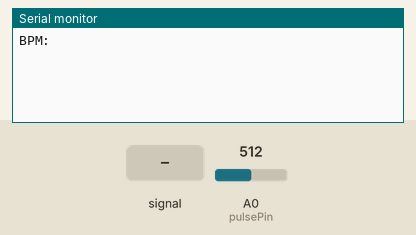
This sketch was run on a simulated Arduino Uno, built with avr-gcc and run on an emulated ATmega328P. On the bench: the last lines printed to the serial monitor. The test bench sets the inputs (shaded band); at power-on: A0 (pulsePin) = 512.

Above: at 1.2 s.
1.3 s: A0 (pulsePin) fed a 200 Hz sine of ±81 counts around its level
At 2.5 s:
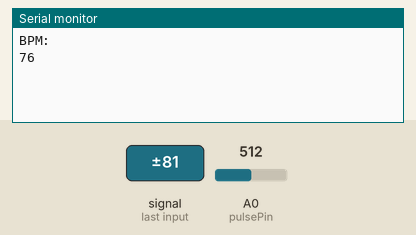
4.1 s: A0 (pulsePin) fed a 2 Hz sine of ±306 counts around its level
At 6.0 s:
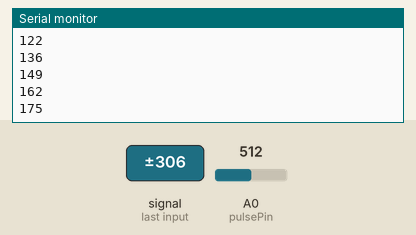
Timing chart, 0 to 7.5 s (numbered marks = the images above; inputs shaded):
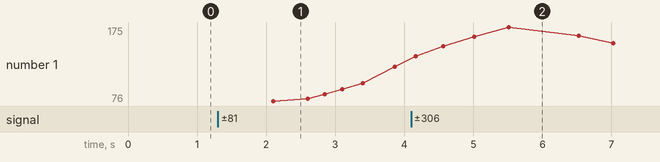

Measured:
- after the input at 1.3 s, the serial monitor: prints a new line after 0.80 s (image 1)
- after the input at 4.1 s, the serial monitor: prints a new line after 0.46 s (image 2)
- plotted number 1: 122 → 120 after the input at 4.1 s

The sketch:

bpm_bluetooth.ino
```cpp
#include <SoftwareSerial.h>

SoftwareSerial mySerial(10, 11);
#define fatorMedia 5
//  Variables
int pulsePin = 0;                 // Fio amarelo conectado no pino A0
int contador, somaBPM;

// Volatile Variables, used in the interrupt service routine!
volatile int BPM;                   // int that holds raw Analog in 0. updated every 2mS
volatile int Signal;                // holds the incoming raw data
volatile int IBI = 600;             // int that holds the time interval between beats! Must be seeded!
volatile boolean Pulse = false;     // "True" when User's live heartbeat is detected. "False" when not a "live beat".
volatile boolean QS = false;        // becomes true when Arduoino finds a beat.

// Regards Serial OutPut  -- Set This Up to your needs
static boolean serialVisual = true;   // Set to 'false' by Default.  Re-set to 'true' to see Arduino Serial Monitor ASCII Visual Pulse


void setup() {
  Serial.begin(38400);


  // we agree to talk fast!
  Serial.println("BPM: ");
  interruptSetup();                 // sets up to read Pulse Sensor signal every 2mS
  // IF YOU ARE POWERING The Pulse Sensor AT VOLTAGE LESS THAN THE BOARD VOLTAGE,
  // UN-COMMENT THE NEXT LINE AND APPLY THAT VOLTAGE TO THE A-REF PIN
  //   analogReference(EXTERNAL);
}
void interruptSetup() {
  // Initializes Timer2 to throw an interrupt every 2mS.
  TCCR2A = 0x02;     // DISABLE PWM ON DIGITAL PINS 3 AND 11, AND GO INTO CTC MODE
  TCCR2B = 0x06;     // DON'T FORCE COMPARE, 256 PRESCALER
  OCR2A = 0X7C;      // SET THE TOP OF THE COUNT TO 124 FOR 500Hz SAMPLE RATE
  TIMSK2 = 0x02;     // ENABLE INTERRUPT ON MATCH BETWEEN TIMER2 AND OCR2A
  sei();             // MAKE SURE GLOBAL INTERRUPTS ARE ENABLED
}


//----------------------------------------------------------------------------------------------------------//


//  Decides How To OutPut BPM and IBI Data
void serialOutputWhenBeatHappens() {
  if (contador < fatorMedia) {
    somaBPM += BPM;
    Serial.println(BPM);
    if (++contador % fatorMedia == 0) {

      mySerial.begin(38400);


      // Read user input if available.
      delay(10); // The DELAY!
      mySerial.println(somaBPM/fatorMedia);


      mySerial.end();
    }
  }
  else {
    contador = 0; // reseta as variaveis
    somaBPM = 0;
  }
}


  volatile int rate[10];                    // array to hold last ten IBI values
  volatile unsigned long sampleCounter = 0;          // used to determine pulse timing
  volatile unsigned long lastBeatTime = 0;           // used to find IBI
  volatile int P = 512;                     // used to find peak in pulse wave, seeded
  volatile int T = 512;                     // used to find trough in pulse wave, seeded
  volatile int thresh = 525;                // used to find instant moment of heart beat, seeded
  volatile int amp = 100;                   // used to hold amplitude of pulse waveform, seeded
  volatile boolean firstBeat = true;        // used to seed rate array so we startup with reasonable BPM
  volatile boolean secondBeat = false;      // used to seed rate array so we startup with reasonable BPM


  // THIS IS THE TIMER 2 INTERRUPT SERVICE ROUTINE.
  // Timer 2 makes sure that we take a reading every 2 miliseconds
  ISR(TIMER2_COMPA_vect) {                        // triggered when Timer2 counts to 124
    cli();                                      // disable interrupts while we do this
    Signal = analogRead(pulsePin);              // read the Pulse Sensor
    sampleCounter += 2;                         // keep track of the time in mS with this variable
    int N = sampleCounter - lastBeatTime;       // monitor the time since the last beat to avoid noise


    //  find the peak and trough of the pulse wave
    if (Signal < thresh && N > (IBI / 5) * 3) { // avoid dichrotic noise by waiting 3/5 of last IBI
      if (Signal < T) {                       // T is the trough
        T = Signal;                         // keep track of lowest point in pulse wave
      }
    }

    if (Signal > thresh && Signal > P) {        // thresh condition helps avoid noise
      P = Signal;                             // P is the peak
    }                                        // keep track of highest point in pulse wave

    //  NOW IT'S TIME TO LOOK FOR THE HEART BEAT
    // signal surges up in value every time there is a pulse
    if (N > 250) {                                  // avoid high frequency noise
      if ( (Signal > thresh) && (Pulse == false) && (N > (IBI / 5) * 3) ) {
        Pulse = true;                               // set the Pulse flag when we think there is a pulse
        IBI = sampleCounter - lastBeatTime;         // measure time between beats in mS
        lastBeatTime = sampleCounter;               // keep track of time for next pulse

        if (secondBeat) {                      // if this is the second beat, if secondBeat == TRUE
          secondBeat = false;                  // clear secondBeat flag
          for (int i = 0; i <= 9; i++) {       // seed the running total to get a realisitic BPM at startup
            rate[i] = IBI;
          }
        }

        if (firstBeat) {                       // if it's the first time we found a beat, if firstBeat == TRUE
          firstBeat = false;                   // clear firstBeat flag
          secondBeat = true;                   // set the second beat flag
          sei();                               // enable interrupts again
          return;                              // IBI value is unreliable so discard it
        }


        // keep a running total of the last 10 IBI values
        word runningTotal = 0;                  // clear the runningTotal variable

        for (int i = 0; i <= 8; i++) {          // shift data in the rate array
          rate[i] = rate[i + 1];                // and drop the oldest IBI value
          runningTotal += rate[i];              // add up the 9 oldest IBI values
        }

        rate[9] = IBI;                          // add the latest IBI to the rate array
        runningTotal += rate[9];                // add the latest IBI to runningTotal
        runningTotal /= 10;                     // average the last 10 IBI values
        BPM = 60000 / runningTotal;             // how many beats can fit into a minute? that's BPM!
        QS = true;                              // set Quantified Self flag
        // QS FLAG IS NOT CLEARED INSIDE THIS ISR
      }
    }

    if (Signal < thresh && Pulse == true) {  // when the values are going down, the beat is over
      Pulse = false;                         // reset the Pulse flag so we can do it again
      amp = P - T;                           // get amplitude of the pulse wave
      thresh = amp / 2 + T;                  // set thresh at 50% of the amplitude
      P = thresh;                            // reset these for next time
      T = thresh;
    }

    if (N > 2500) {                          // if 2.5 seconds go by without a beat
      thresh = 512;                          // set thresh default
      P = 512;                               // set P default
      T = 512;                               // set T default
      lastBeatTime = sampleCounter;          // bring the lastBeatTime up to date
      firstBeat = true;                      // set these to avoid noise
      secondBeat = false;                    // when we get the heartbeat back
    }

    sei();                                   // enable interrupts when youre done!
  }// end isr


  void loop() {


    // serialOutput() ;

    if (QS == true) {
      // A Heartbeat Was Found
      // BPM and IBI have been Determined
      // Quantified Self "QS" true when arduino finds a heartbeat
      // Set 'fadeRate' Variable to 255 to fade LED with pulse
      serialOutputWhenBeatHappens();   // A Beat Happened, Output that to serial.
      QS = false;                      // reset the Quantified Self flag for next time
    }


    delay(50);                             //  take a break
  }
```
